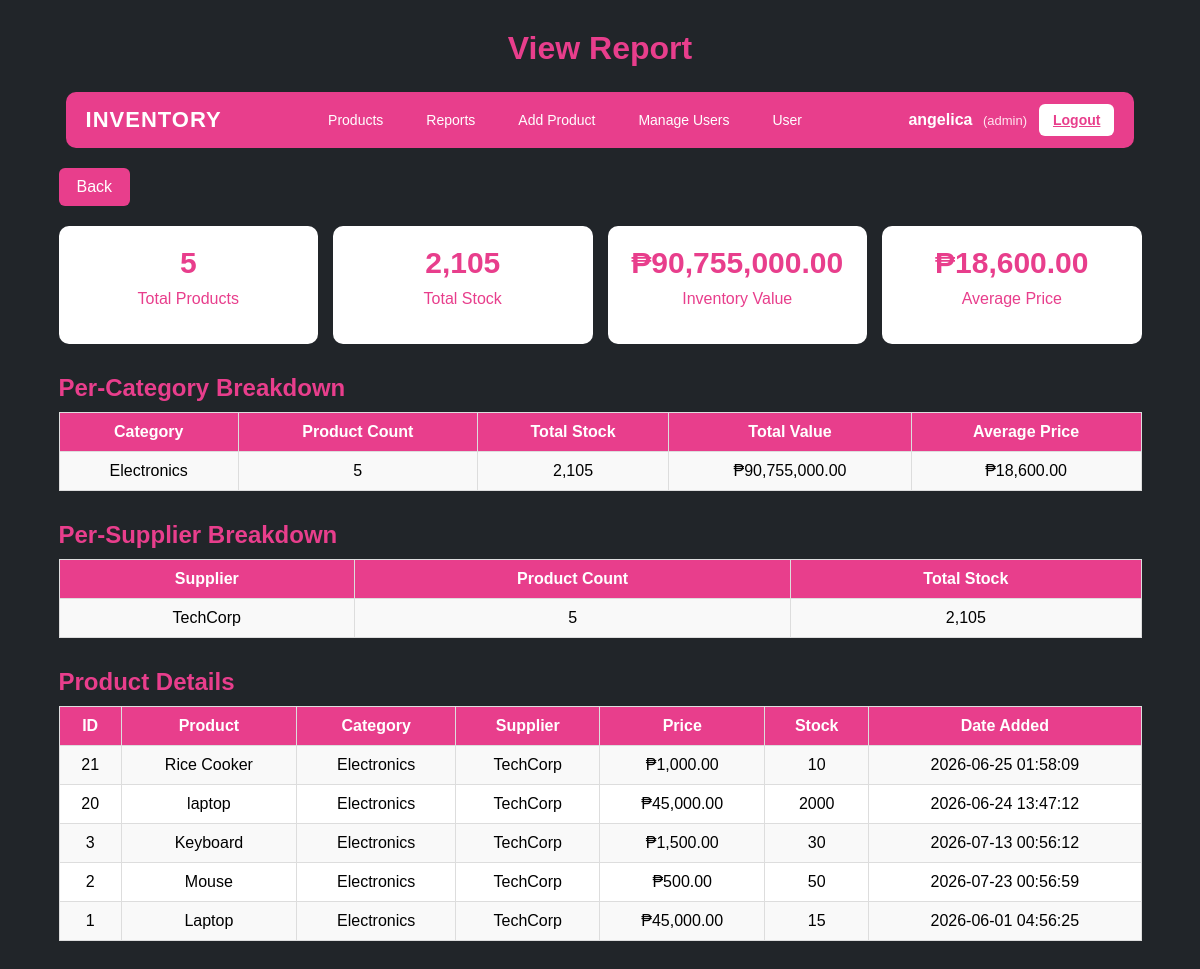
/report.php (signed in), run on the app's committed database.
### tables this page shows
CREATE TABLE `products` (
  `id` int(11) NOT NULL,
  `name` varchar(150) NOT NULL,
  `description` text DEFAULT NULL,
  `price` decimal(10,2) NOT NULL,
  `stock` int(11) NOT NULL DEFAULT 0,
  `category_id` int(11) NOT NULL,
  `supplier_id` int(11) NOT NULL,
  `created_at` timestamp NOT NULL DEFAULT current_timestamp(),
  `added_by` int(11) DEFAULT NULL
);

CREATE TABLE `categories` (
  `id` int(11) NOT NULL,
  `name` varchar(100) NOT NULL
);

CREATE TABLE `suppliers` (
  `id` int(11) NOT NULL,
  `name` varchar(100) NOT NULL,
  `contact_person` varchar(100) DEFAULT NULL,
  `phone` varchar(20) DEFAULT NULL
);

### report.php (the view, shortened to what this page needs)
<?php
require_once 'config.php';
$statsRes = mysqli_query($conn, "SELECT COUNT(*) AS total_products, COALESCE(SUM(stock),0) AS total_stock, COALESCE(SUM(price * stock),0) AS total_value, COALESCE(AVG(price),0) AS avg_price FROM products");
$stats = mysqli_fetch_assoc($statsRes);
$catSql = "SELECT c.name AS category, COUNT(p.id) AS product_count,
COALESCE(SUM(p.stock),0) AS
total_stock, COALESCE(SUM(p.price * p.stock),0) AS total_value,
 COALESCE(AVG(p.price),0) AS
 avg_price FROM products p JOIN
 categories c ON p.category_id = c.id
  GROUP BY c.id,
c.name ORDER BY total_value DESC";
$catRes = mysqli_query($conn, $catSql);
$supSql = "SELECT s.name AS supplier,
 COUNT(p.id) AS product_count, COALESCE(SUM(p.stock),0) AS
 total_stock FROM products p JOIN suppliers s ON p.supplier_id = s.id
 GROUP BY s.id, s.name ORDER BY product_count DESC";
$supRes = mysqli_query($conn, $supSql);
$prodRes = mysqli_query($conn, "SELECT p.id, p.name, p.price, p.stock, c.name AS category, s.name AS supplier,
p.created_at FROM products p LEFT JOIN categories c ON p.category_id=c.id LEFT JOIN suppliers s ON p.supplier_id=s.id
ORDER BY p.id DESC");
?>
<!DOCTYPE html>
<html>
<head>
</head>
<body>
<div class="container">
    <h1>View Report</h1>
     <?php include 'navbar.php'; ?>
    <a href="index.php" class="back-btn">Back</a>
    <div class="stats">
        <div class="card">
            <h2><?php echo number_format($stats['total_products']); ?></h2>
            <p>Total Products</p>
        </div>
        <div class="card">
            <h2><?php echo number_format($stats['total_stock']); ?></h2>
            <p>Total Stock</p>
        </div>
        <div class="card">
            <h2>₱<?php echo number_format($stats['total_value'],2); ?></h2>
            <p>Inventory Value</p>
        </div>
        <div class="card">
            <h2>₱<?php echo number_format($stats['avg_price'],2); ?></h2>
            <p>Average Price</p>
        </div>
    </div>
<h2 class="section-title">Per-Category Breakdown</h2>
<table>
    <tr>
        <th>Category</th>
        <th>Product Count</th>
        <th>Total Stock</th>
        <th>Total Value</th>
        <th>Average Price</th>
    </tr>
    <?php while($c = mysqli_fetch_assoc($catRes)){ ?>
    <tr>
        <td><?php echo htmlspecialchars($c['category']); ?></td>
        <td><?php echo number_format($c['product_count']); ?></td>
        <td><?php echo number_format($c['total_stock']); ?></td>
        <td>₱<?php echo number_format($c['total_value'],2); ?></td>
        <td>₱<?php echo number_format($c['avg_price'],2); ?></td>
    </tr>
    <?php } ?>
</table>
<h2 class="section-title">Per-Supplier Breakdown</h2>
<table>
    <tr>
        <th>Supplier</th>
        <th>Product Count</th>
        <th>Total Stock</th>
    </tr>
    <?php while($s = mysqli_fetch_assoc($supRes)){ ?>
    <tr>
        <td><?php echo htmlspecialchars($s['supplier']); ?></td>
        <td><?php echo number_format($s['product_count']); ?></td>
        <td><?php echo number_format($s['total_stock']); ?></td>
    </tr>
    <?php } ?>
</table>
<h2 class="section-title">Product Details</h2>
<table>
    <tr>
        <th>ID</th>
        <th>Product</th>
        <th>Category</th>
        <th>Supplier</th>
        <th>Price</th>
        <th>Stock</th>
        <th>Date Added</th>
    </tr>
    <?php while($row = mysqli_fetch_assoc($prodRes)){ ?>
    <tr class="<?php if($row['stock']<20) echo 'low-stock'; ?>">
        <td><?php echo $row['id']; ?></td>
        <td><?php echo htmlspecialchars($row['name']); ?></td>
        <td><?php echo htmlspecialchars($row['category'] ?? '-'); ?></td>
        <td><?php echo htmlspecialchars($row['supplier'] ?? '-'); ?></td>
        <td>₱<?php echo isset($row['price']) ? number_format($row['price'],2) : '-'; ?></td>
        <td><?php echo isset($row['stock']) ? $row['stock'] : '-'; ?></td>
        <td><?php echo $row['created_at']; ?></td>
    </tr>
    <?php } ?>
</table>
</div>
</body>
</html>

### report.php (style rules this page uses)
body { font-family: Arial; background:#212529; margin:30px; }
.container { width:95%; margin:auto; }
h1 { text-align:center; color:#e83e8c; margin-bottom:25px; }
h2 { color:#e83e8c; }
.section-title { margin:30px 0 10px; color:#e83e8c; font-weight:700; }
.stats { display:flex; justify-content:space-between; margin-bottom:25px; gap:15px; }
.card { width:23%; background:#ffff; color:#e83e8c; text-align:center; padding:20px; border-radius:10px; transition:0.3s ease; }
.card h2 { margin:0; font-size:30px; }
.card p { margin-top:10px; font-size:16px; }
.back-btn { background:#e83e8c; color:white; padding:10px 18px; text-decoration:none; border-radius:6px; display:inline-block; margin-bottom:20px; transition:0.3s ease; }
.section-title { margin:30px 0 10px; color:#e83e8c !important; font-weight:700; }
table { width:100%; border-collapse:collapse; background:white; margin-bottom:25px; }
table th { background:#e83e8c; color:white; }
table th, table td { padding:10px; border:1px solid #ddd; text-align:center; }
table tr:nth-child(even) { background:#f9f9f9; }
.low-stock { background:#f8d7da; }

### data on the page
products: id "21", name "Rice Cooker", category.name "Electronics", supplier.name "TechCorp", price "1,000.00", stock "10", created_at "2026-06-25 01:58:09"
products: id "20", name "laptop", category.name "Electronics", supplier.name "TechCorp", price "45,000.00", stock "2000", created_at "2026-06-24 13:47:12"
products: id "3", name "Keyboard", category.name "Electronics", supplier.name "TechCorp", price "1,500.00", stock "30", created_at "2026-07-13 00:56:12"
products: id "2", name "Mouse", category.name "Electronics", supplier.name "TechCorp", price "500.00", stock "50", created_at "2026-07-23 00:56:59"
products: id "1", name "Laptop", category.name "Electronics", supplier.name "TechCorp", price "45,000.00", stock "15", created_at "2026-06-01 04:56:25"

### other printed values
$_SESSION['username'] "angelica"
$_SESSION['role'] "admin"
$stats['total_products'] "5"
$stats['total_stock'] "2,105"
$stats['total_value'] "90,755,000.00"
$stats['avg_price'] "18,600.00"
$c['category'] "Electronics"
$c['product_count'] "5"
$c['total_stock'] "2,105"
$c['total_value'] "90,755,000.00"
$c['avg_price'] "18,600.00"
$s['supplier'] "TechCorp"
$s['product_count'] "5"
$s['total_stock'] "2,105"
